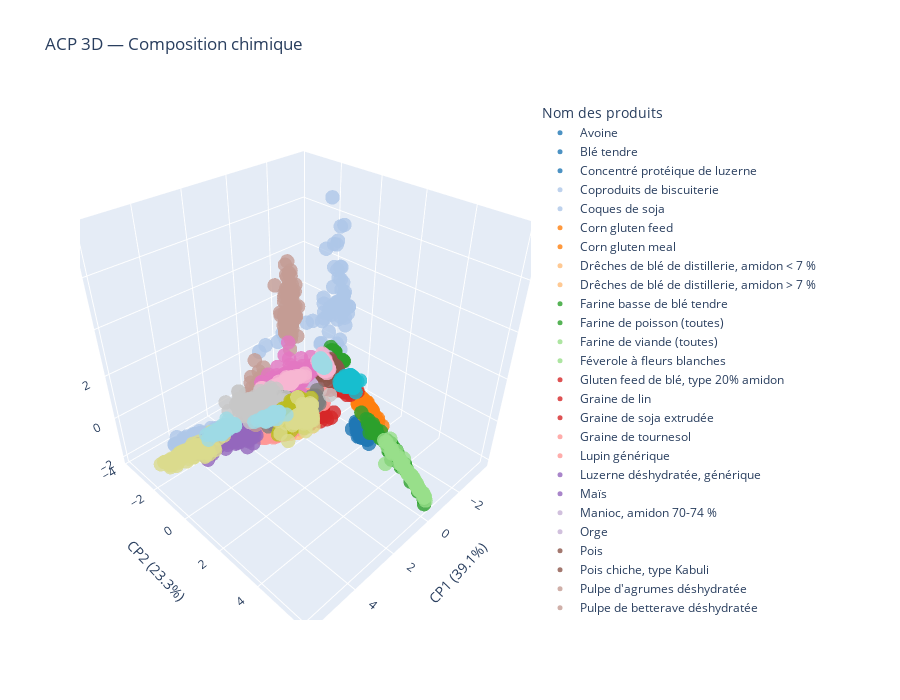

Notebook source saved alongside this figure:
### Code cell
# ACP globale sur les variables de composition chimique
normaliseur = StandardScaler()
X_normalise = normaliseur.fit_transform(data[vars_expl])
acp = PCA()
X_acp = acp.fit_transform(X_normalise)
acp_df = pd.DataFrame(X_acp, columns=[f"CP{i+1}" for i in range(X_acp.shape[1])])
acp_df["Classe"] = data["Classe"]
acp_df["Nom"] = data["Nom"]

plt.figure(figsize=(8,5))
plt.plot(range(1, len(acp.explained_variance_ratio_)+1), acp.explained_variance_ratio_, marker='o', label="Variance individuelle", color='#0072B2')
plt.plot(range(1, len(acp.explained_variance_ratio_)+1), np.cumsum(acp.explained_variance_ratio_), marker='s', linestyle='--', label="Variance cumulée", color='#D55E00')
plt.xlabel("Composante principale")
plt.ylabel("Variance expliquée")
plt.title("Variance expliquée et cumulée \n Composition chimique")
plt.legend()
plt.grid(True)
plt.tight_layout()
plt.show()

# Cercle de corrélation (CP1/CP2)
composantes = acp.components_[0:2]
plt.figure(figsize=(7,7))
plt.axhline(0, color='grey', lw=1)
plt.axvline(0, color='grey', lw=1)
cercle = plt.Circle((0,0), 1, color='grey', fill=False, linestyle='--', lw=1.5)
plt.gca().add_artist(cercle)
for i, var in enumerate(vars_expl):
    plt.arrow(0, 0, composantes[0, i], composantes[1, i], head_width=0.03, head_length=0.03, linewidth=2, color="#E64B35")
    plt.text(composantes[0, i]*1.1, composantes[1, i]*1.1, noms_simplifies.get(var, var), fontsize=11, color="#E64B35", weight='bold')
plt.xlabel("CP1")
plt.ylabel("CP2")
plt.title("Cercle de corrélation - Composition chimique")
plt.axis("equal")
plt.tight_layout()
plt.show()

# graphique 3D ACP 
noms_unique = acp_df["Nom"].unique()
base_colors = plt.get_cmap("tab20")(np.linspace(0, 1, len(noms_unique)))
couleur_map = {nom: matplotlib.colors.rgb2hex(base_colors[i]) for i, nom in enumerate(noms_unique)}
fig = go.Figure()
for nom in couleur_map:
    masque = acp_df["Nom"] == nom
    fig.add_trace(go.Scatter3d(
        x=acp_df.loc[masque, "CP1"],
        y=acp_df.loc[masque, "CP2"],
        z=acp_df.loc[masque, "CP3"],
        mode="markers",
        name=nom,
        marker=dict(
            size=5,
            color=couleur_map[nom],
            opacity=0.8
        ),
        hovertext=acp_df.loc[masque, "Nom"] + " (" + acp_df.loc[masque, "Classe"] + ")"
    ))
fig.update_layout(
    title="ACP 3D — Composition chimique",
    scene=dict(
        xaxis_title=f"CP1 ({acp.explained_variance_ratio_[0]*100:.1f}%)",
        yaxis_title=f"CP2 ({acp.explained_variance_ratio_[1]*100:.1f}%)",
        zaxis_title=f"CP3 ({acp.explained_variance_ratio_[2]*100:.1f}%)"
    ),
    legend_title="Nom des produits",
    width=900,
    height=700
)
fig.show()
